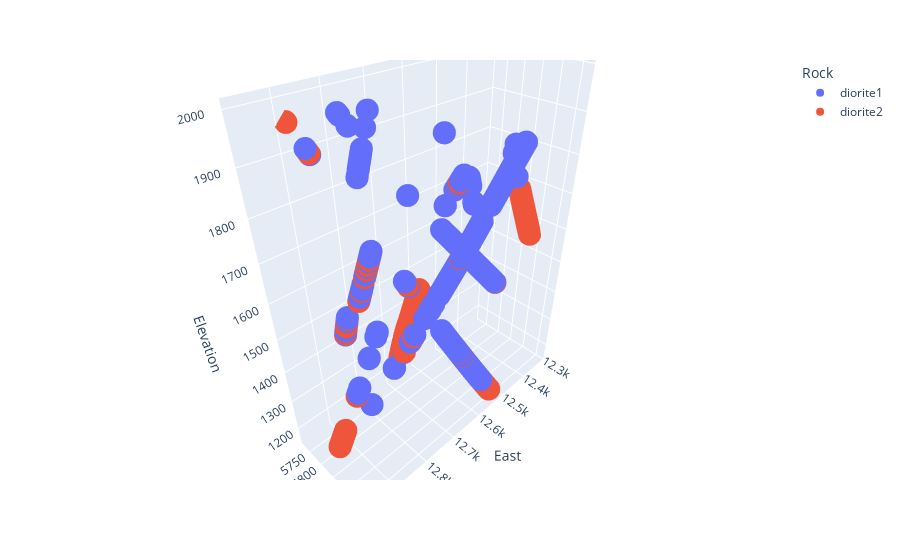

The cell this chart's notebook holds for it:
### Code cell
# slice the dataset: from Sc vs V/Sc we see that the diorite 1 and diorite 2 are following 
# Hornblende fractionation, and all the others - magnetite fractionation, 
# and there is a bit of condusion for the andesite/dacite 3
# let's see if we can plot if so it is geologically plausible

hbl_fractionation = ['diorite1', 'diorite2']

df_diorite1 = df[df["Rock"]=='diorite1']
df_diorite2 = df[df["Rock"]=='diorite2']

# stack those two vertically

df_hornblende = pd.concat([df_diorite1, df_diorite2], axis=0)

# plot those in plotly
fig = px.scatter_3d(df_hornblende, x='East', y='North', z='Elevation',
              color='Rock')
fig.show()

### Figure 1 — Plotly figure (JSON) as saved in the notebook; plotly's stock layout.template omitted (floating-point values rounded to 4 significant figures; data arrays with more than 128 entries replaced by an {"elided": "..."} marker saying what was removed)
{"data": [{"hovertemplate": "Rock=diorite1<br>East=%{x}<br>North=%{y}<br>Elevation=%{z}<extra></extra>", "legendgroup": "diorite1", "marker": {"color": "#636efa", "symbol": "circle"}, "mode": "markers", "name": "diorite1", "scene": "scene", "showlegend": true, "type": "scatter3d", "x": {"elided": "501 float values"}, "y": {"elided": "501 float values"}, "z": {"elided": "501 float values"}}, {"hovertemplate": "Rock=diorite2<br>East=%{x}<br>North=%{y}<br>Elevation=%{z}<extra></extra>", "legendgroup": "diorite2", "marker": {"color": "#EF553B", "symbol": "circle"}, "mode": "markers", "name": "diorite2", "scene": "scene", "showlegend": true, "type": "scatter3d", "x": {"elided": "301 float values"}, "y": {"elided": "301 float values"}, "z": {"elided": "301 float values"}}], "layout": {"legend": {"title": {"text": "Rock"}, "tracegroupgap": 0}, "margin": {"t": 60}, "scene": {"domain": {"x": [0, 1], "y": [0, 1]}, "xaxis": {"title": {"text": "East"}}, "yaxis": {"title": {"text": "North"}}, "zaxis": {"title": {"text": "Elevation"}}}}}
